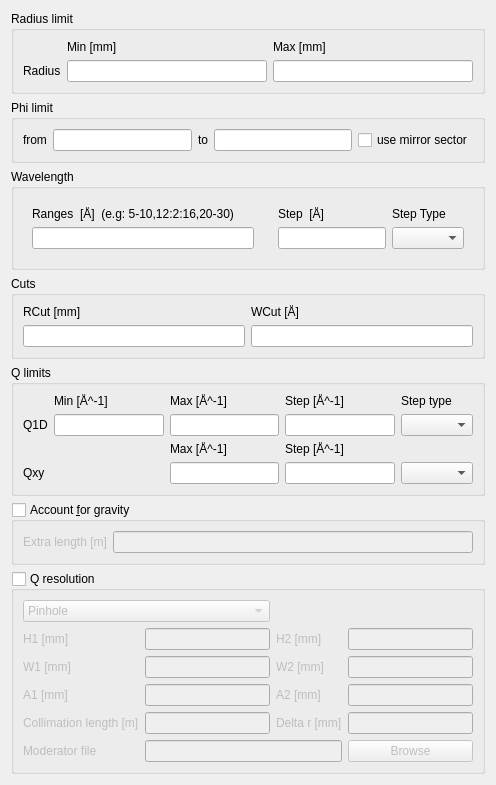
            <widget class="QWidget" name="q_tab">
             <attribute name="title">
              <string>Q, Wavelength, Detector Limits</string>
             </attribute>
             <layout class="QHBoxLayout" name="horizontalLayout_6">
              <item>
               <layout class="QVBoxLayout" name="q_tab_left_layout">
                <item>
                 <widget class="QGroupBox" name="radius_limit_group_box">
                  <property name="toolTip">
                   <string>&lt;html&gt;&lt;head/&gt;&lt;body&gt;&lt;p&gt;Disk mask which is useful for the beam stop&lt;/p&gt;&lt;/body&gt;&lt;/html&gt;</string>
                  </property>
                  <property name="title">
                   <string>Radius limit</string>
                  </property>
                  <layout class="QGridLayout" name="gridLayout_19">
                   <item row="1" column="1">
                    <widget class="QLineEdit" name="radius_limit_min_line_edit">
                     <property name="toolTip">
                      <string>&lt;html&gt;&lt;head/&gt;&lt;body&gt;&lt;p&gt;Lower radius setting in mm.&lt;/p&gt;&lt;/body&gt;&lt;/html&gt;</string>
                     </property>
                    </widget>
                   </item>
                   <item row="1" column="0">
                    <widget class="QLabel" name="phi_limit">
                     <property name="text">
                      <string>Radius</string>
                     </property>
                    </widget>
                   </item>
                   <item row="1" column="2">
                    <widget class="QLineEdit" name="radius_limit_max_line_edit">
                     <property name="toolTip">
                      <string>&lt;html&gt;&lt;head/&gt;&lt;body&gt;&lt;p&gt;Upper radius setting in mm.&lt;/p&gt;&lt;/body&gt;&lt;/html&gt;</string>
                     </property>
                    </widget>
                   </item>
                   <item row="0" column="1">
                    <widget class="QLabel" name="radius_limit_min_label">
                     <property name="text">
                      <string>Min [mm]</string>
                     </property>
                    </widget>
                   </item>
                   <item row="0" column="2">
                    <widget class="QLabel" name="radius_limit_max_label">
                     <property name="text">
                      <string>Max [mm]</string>
                     </property>
                    </widget>
                   </item>
                  </layout>
                 </widget>
                </item>
                <item>
                 <widget class="QGroupBox" name="phi_limit_group_box">
                  <property name="toolTip">
                   <string>&lt;html&gt;&lt;head/&gt;&lt;body&gt;&lt;p&gt;Allows for selecting pizza slice masks.&lt;/p&gt;&lt;/body&gt;&lt;/html&gt;</string>
                  </property>
                  <property name="title">
                   <string>Phi limit</string>
                  </property>
                  <layout class="QGridLayout" name="gridLayout_18">
                   <item row="0" column="3">
                    <widget class="QLabel" name="phi_limit_to_label">
                     <property name="text">
                      <string>to</string>
                     </property>
                    </widget>
                   </item>
                   <item row="0" column="4">
                    <widget class="QLineEdit" name="phi_limit_max_line_edit">
                     <property name="toolTip">
                      <string>&lt;html&gt;&lt;head/&gt;&lt;body&gt;&lt;p&gt;Stop angle in degree&lt;/p&gt;&lt;/body&gt;&lt;/html&gt;</string>
                     </property>
                    </widget>
                   </item>
                   <item row="0" column="0">
                    <widget class="QLabel" name="phi_limit_from_label">
                     <property name="text">
                      <string>from</string>
                     </property>
                    </widget>
                   </item>
                   <item row="0" column="1">
                    <widget class="QLineEdit" name="phi_limit_min_line_edit">
                     <property name="toolTip">
                      <string>&lt;html&gt;&lt;head/&gt;&lt;body&gt;&lt;p&gt;Start angle in degree&lt;/p&gt;&lt;/body&gt;&lt;/html&gt;</string>
                     </property>
                    </widget>
                   </item>
                   <item row="0" column="5">
                    <widget class="QCheckBox" name="phi_limit_use_mirror_check_box">
                     <property name="toolTip">
                      <string>&lt;html&gt;&lt;head/&gt;&lt;body&gt;&lt;p&gt;If the mirror sector should be used.&lt;/p&gt;&lt;/body&gt;&lt;/html&gt;</string>
                     </property>
                     <property name="text">
                      <string>use mirror sector</string>
                     </property>
                    </widget>
                   </item>
                  </layout>
                 </widget>
                </item>
                <item alignment="Qt::AlignTop">
                 <widget class="QGroupBox" name="groupBox">
                  <property name="sizePolicy">
                   <sizepolicy hsizetype="Preferred" vsizetype="Maximum">
                    <horstretch>0</horstretch>
                    <verstretch>0</verstretch>
                   </sizepolicy>
                  </property>
                  <property name="toolTip">
                   <string>&lt;html&gt;&lt;head/&gt;&lt;body&gt;&lt;p&gt;Settings concerning the wavelength binning when data is transformed from time-of-flight to wavelength units.&lt;/p&gt;&lt;/body&gt;&lt;/html&gt;</string>
                  </property>
                  <property name="title">
                   <string>Wavelength</string>
                  </property>
                  <layout class="QHBoxLayout" name="horizontalLayout_10">
                   <item>
                    <widget class="QStackedWidget" name="wavelength_stacked_widget">
                     <property name="sizePolicy">
                      <sizepolicy hsizetype="Preferred" vsizetype="Maximum">
                       <horstretch>0</horstretch>
                       <verstretch>0</verstretch>
                      </sizepolicy>
                     </property>
                     <property name="maximumSize">
                      <size>
                       <width>16777215</width>
                       <height>66</height>
                      </size>
                     </property>
                     <property name="lineWidth">
                      <number>0</number>
                     </property>
                     <property name="currentIndex">
                      <number>1</number>
                     </property>
                     <widget class="QWidget" name="page">
                      <layout class="QGridLayout" name="gridLayout_3">
                       <item row="0" column="0">
                        <widget class="QLabel" name="wavelength_min_label">
                         <property name="text">
                          <string>Min [Å]</string>
                         </property>
                        </widget>
                       </item>
                       <item row="0" column="1">
                        <widget class="QLabel" name="wavelength_max_label">
                         <property name="text">
                          <string>Max  [Å]</string>
                         </property>
                        </widget>
                       </item>
                       <item row="1" column="0">
                        <widget class="QLineEdit" name="wavelength_min_line_edit"/>
                       </item>
                       <item row="1" column="1">
                        <widget class="QLineEdit" name="wavelength_max_line_edit"/>
                       </item>
                      </layout>
                     </widget>
                     <widget class="QWidget" name="page_2">
                      <layout class="QGridLayout" name="gridLayout_6">
                       <item row="2" column="0">
                        <widget class="QLineEdit" name="wavelength_slices_line_edit">
                         <property name="toolTip">
                          <string>&lt;html&gt;&lt;head/&gt;&lt;body&gt;&lt;p&gt;It is possible to perform wavelength slices of the data and reduce these separately.&lt;/p&gt;&lt;p&gt;Input can be:&lt;/p&gt;&lt;p&gt;-&lt;span style=&quot; font-style:italic;&quot;&gt; start:step:stop&lt;/span&gt; specifies wavelength slices from the &lt;span style=&quot; font-style:italic;&quot;&gt;start&lt;/span&gt; value to the &lt;span style=&quot; font-style:italic;&quot;&gt;stop &lt;/span&gt;value in steps of &lt;span style=&quot; font-style:italic;&quot;&gt;step&lt;/span&gt;&lt;/p&gt;&lt;p&gt;- &lt;span style=&quot; font-style:italic;&quot;&gt;start-stop &lt;/span&gt;which specifies a wavelength slice from the &lt;span style=&quot; font-style:italic;&quot;&gt;start&lt;/span&gt; value to the &lt;span style=&quot; font-style:italic;&quot;&gt;stop&lt;/span&gt; value&lt;/p&gt;&lt;p&gt;- &lt;span style=&quot; font-style:italic;&quot;&gt;&amp;gt;start&lt;/span&gt; specifies a slice from the &lt;span style=&quot; font-style:italic;&quot;&gt;start &lt;/span&gt;value to the end of the data set&lt;/p&gt;&lt;p&gt;- &lt;span style=&quot; font-style:italic;&quot;&gt;&amp;lt;stop&lt;/span&gt; specifes a slice from the start of the data set to the &lt;span style=&quot; font-style:italic;&quot;&gt;stop &lt;/span&gt;value&lt;/p&gt;&lt;p&gt;In addition it is possible to concatenate these specifications using comma-separation. An example is:&lt;/p&gt;&lt;p&gt;&lt;span style=&quot; font-style:italic;&quot;&gt;5-10,12:2:16,20-30&lt;/span&gt;&lt;/p&gt;&lt;p&gt;A reduction will always be done between the maximum and minimum wavelengths of a given set.&lt;/p&gt;&lt;/body&gt;&lt;/html&gt;</string>
                         </property>
                        </widget>
                       </item>
                       <item row="1" column="0">
                        <widget class="QLabel" name="label_7">
                         <property name="toolTip">
                          <string>&lt;html&gt;&lt;head/&gt;&lt;body&gt;&lt;p&gt;It is possible to perform wavelength slices of the data and reduce these separately.&lt;/p&gt;&lt;p&gt;Input can be:&lt;/p&gt;&lt;p&gt;-&lt;span style=&quot; font-style:italic;&quot;&gt; start:step:stop&lt;/span&gt; specifies wavelength slices from the &lt;span style=&quot; font-style:italic;&quot;&gt;start&lt;/span&gt; value to the &lt;span style=&quot; font-style:italic;&quot;&gt;stop &lt;/span&gt;value in steps of &lt;span style=&quot; font-style:italic;&quot;&gt;step&lt;/span&gt;&lt;/p&gt;&lt;p&gt;- &lt;span style=&quot; font-style:italic;&quot;&gt;start-stop &lt;/span&gt;which specifies a wavelength slice from the &lt;span style=&quot; font-style:italic;&quot;&gt;start&lt;/span&gt; value to the &lt;span style=&quot; font-style:italic;&quot;&gt;stop&lt;/span&gt; value&lt;/p&gt;&lt;p&gt;- &lt;span style=&quot; font-style:italic;&quot;&gt;&amp;gt;start&lt;/span&gt; specifies a slice from the &lt;span style=&quot; font-style:italic;&quot;&gt;start &lt;/span&gt;value to the end of the data set&lt;/p&gt;&lt;p&gt;- &lt;span style=&quot; font-style:italic;&quot;&gt;&amp;lt;stop&lt;/span&gt; specifes a slice from the start of the data set to the &lt;span style=&quot; font-style:italic;&quot;&gt;stop &lt;/span&gt;value&lt;/p&gt;&lt;p&gt;In addition it is possible to concatenate these specifications using comma-separation. An example is:&lt;/p&gt;&lt;p&gt;&lt;span style=&quot; font-style:italic;&quot;&gt;5-10,12:2:16,20-30&lt;/span&gt;&lt;/p&gt;&lt;p&gt;A reduction will always be done between the maximum and minimum wavelengths of a given set.&lt;/p&gt;&lt;/body&gt;&lt;/html&gt;</string>
                         </property>
                         <property name="text">
                          <string>Ranges  [Å]  (e.g: 5-10,12:2:16,20-30)</string>
                         </property>
                        </widget>
                       </item>
                      </layout>
                     </widget>
                    </widget>
                   </item>
                   <item>
                    <widget class="QWidget" name="widget" native="true">
                     <property name="sizePolicy">
                      <sizepolicy hsizetype="Preferred" vsizetype="Maximum">
                       <horstretch>0</horstretch>
                       <verstretch>0</verstretch>
                      </sizepolicy>
                     </property>
                     <property name="maximumSize">
                      <size>
                       <width>16777215</width>
                       <height>66</height>
                      </size>
                     </property>
                     <layout class="QGridLayout" name="gridLayout_14">
                      <item row="0" column="0">
                       <widget class="QLabel" name="wavelength_step_label">
                        <property name="text">
                         <string>Step  [Å]</string>
                        </property>
                       </widget>
                      </item>
                      <item row="0" column="1">
                       <widget class="QLabel" name="wavelength_step_type_label">
                        <property name="text">
                         <string>Step Type</string>
                        </property>
                       </widget>
                      </item>
                      <item row="1" column="0">
                       <widget class="QLineEdit" name="wavelength_step_line_edit"/>
                      </item>
                      <item row="1" column="1">
                       <widget class="QComboBox" name="wavelength_step_type_combo_box"/>
                      </item>
                     </layout>
                    </widget>
                   </item>
                  </layout>
                 </widget>
                </item>
                <item>
                 <widget class="QGroupBox" name="groupBox_2">
                  <property name="title">
                   <string>Cuts</string>
                  </property>
                  <layout class="QGridLayout" name="gridLayout_14">
                   <item row="0" column="0">
                    <widget class="QLabel" name="q_1d_label_2">
                     <property name="toolTip">
                      <string>&lt;html&gt;&lt;head/&gt;&lt;body&gt;&lt;p&gt;Momentum transfer settings for 1D reductions.&lt;/p&gt;&lt;/body&gt;&lt;/html&gt;</string>
                     </property>
                     <property name="text">
                      <string>RCut [mm]</string>
                     </property>
                    </widget>
                   </item>
                   <item row="0" column="1">
                    <widget class="QLabel" name="q_1d_label_3">
                     <property name="toolTip">
                      <string>&lt;html&gt;&lt;head/&gt;&lt;body&gt;&lt;p&gt;Momentum transfer settings for 1D reductions.&lt;/p&gt;&lt;/body&gt;&lt;/html&gt;</string>
                     </property>
                     <property name="text">
                      <string>WCut [Å]</string>
                     </property>
                    </widget>
                   </item>
                   <item row="1" column="0">
                    <widget class="QLineEdit" name="r_cut_line_edit"/>
                   </item>
                   <item row="1" column="1">
                    <widget class="QLineEdit" name="w_cut_line_edit"/>
                   </item>
                  </layout>
                 </widget>
                </item>
                <item>
                 <widget class="QGroupBox" name="q_limits_group_box">
                  <property name="toolTip">
                   <string>&lt;html&gt;&lt;head/&gt;&lt;body&gt;&lt;p&gt;Settings for the momentum transfer limits.&lt;/p&gt;&lt;/body&gt;&lt;/html&gt;</string>
                  </property>
                  <property name="title">
                   <string>Q limits</string>
                  </property>
                  <layout class="QGridLayout" name="gridLayout_15">
                   <item row="1" column="2">
                    <widget class="QLineEdit" name="q_1d_min_line_edit">
                     <property name="toolTip">
                      <string>&lt;html&gt;&lt;head/&gt;&lt;body&gt;&lt;p&gt;The lower bound of the momentum transfer for a 1D reduction.&lt;/p&gt;&lt;/body&gt;&lt;/html&gt;</string>
                     </property>
                    </widget>
                   </item>
                   <item row="0" column="5">
                    <widget class="QLabel" name="q_step_type_label">
                     <property name="text">
                      <string>Step type</string>
                     </property>
                    </widget>
                   </item>
                   <item row="0" column="4">
                    <widget class="QLabel" name="q_step_label">
                     <property name="text">
                      <string>Step [Å^-1]</string>
                     </property>
                    </widget>
                   </item>
                   <item row="3" column="3">
                    <widget class="QLineEdit" name="q_xy_max_line_edit">
                     <property name="toolTip">
                      <string>&lt;html&gt;&lt;head/&gt;&lt;body&gt;&lt;p&gt;The upper bound of the momentum transfer for a 2D reduction.&lt;/p&gt;&lt;/body&gt;&lt;/html&gt;</string>
                     </property>
                    </widget>
                   </item>
                   <item row="3" column="0">
                    <widget class="QLabel" name="q_xy_label">
                     <property name="toolTip">
                      <string>&lt;html&gt;&lt;head/&gt;&lt;body&gt;&lt;p&gt;Momentum transfer settings for 2D reductions.&lt;/p&gt;&lt;/body&gt;&lt;/html&gt;</string>
                     </property>
                     <property name="text">
                      <string>Qxy</string>
                     </property>
                    </widget>
                   </item>
                   <item row="1" column="0">
                    <widget class="QLabel" name="q_1d_label">
                     <property name="toolTip">
                      <string>&lt;html&gt;&lt;head/&gt;&lt;body&gt;&lt;p&gt;Momentum transfer settings for 1D reductions.&lt;/p&gt;&lt;/body&gt;&lt;/html&gt;</string>
                     </property>
                     <property name="text">
                      <string>Q1D</string>
                     </property>
                    </widget>
                   </item>
                   <item row="0" column="2">
                    <widget class="QLabel" name="q_min_label">
                     <property name="text">
                      <string>Min [Å^-1]</string>
                     </property>
                    </widget>
                   </item>
                   <item row="3" column="4">
                    <widget class="QLineEdit" name="q_xy_step_line_edit">
                     <property name="toolTip">
                      <string>&lt;html&gt;&lt;head/&gt;&lt;body&gt;&lt;p&gt;The step of the momentum transfer for a 2D reduction.&lt;/p&gt;&lt;/body&gt;&lt;/html&gt;</string>
                     </property>
                    </widget>
                   </item>
                   <item row="1" column="5">
                    <widget class="QComboBox" name="q_1d_step_type_combo_box">
                     <property name="toolTip">
                      <string>&lt;html&gt;&lt;head/&gt;&lt;body&gt;&lt;p&gt;The step type of the momentum transfer for a 1D reduction.&lt;/p&gt;&lt;/body&gt;&lt;/html&gt;</string>
                     </property>
                    </widget>
                   </item>
                   <item row="3" column="5">
                    <widget class="QComboBox" name="q_xy_step_type_combo_box">
                     <property name="toolTip">
                      <string>&lt;html&gt;&lt;head/&gt;&lt;body&gt;&lt;p&gt;The step type of the momentum transfer for a 2D reduction.&lt;/p&gt;&lt;/body&gt;&lt;/html&gt;</string>
                     </property>
                    </widget>
                   </item>
                   <item row="1" column="4">
                    <widget class="QLineEdit" name="q_1d_step_line_edit">
                     <property name="toolTip">
                      <string>&lt;html&gt;&lt;head/&gt;&lt;body&gt;&lt;p&gt;The step of the momentum transfer for a 1D reduction.&lt;/p&gt;&lt;/body&gt;&lt;/html&gt;</string>
                     </property>
                    </widget>
                   </item>
                   <item row="1" column="3">
                    <widget class="QLineEdit" name="q_1d_max_line_edit">
                     <property name="toolTip">
                      <string>&lt;html&gt;&lt;head/&gt;&lt;body&gt;&lt;p&gt;The upper bound of the momentum transfer for a 1D reduction.&lt;/p&gt;&lt;/body&gt;&lt;/html&gt;</string>
                     </property>
                    </widget>
                   </item>
                   <item row="0" column="3">
                    <widget class="QLabel" name="q_max_label">
                     <property name="text">
                      <string>Max [Å^-1]</string>
                     </property>
                    </widget>
                   </item>
                   <item row="2" column="3">
                    <widget class="QLabel" name="q_xy_max_label">
                     <property name="text">
                      <string>Max [Å^-1]</string>
                     </property>
                    </widget>
                   </item>
                   <item row="2" column="4">
                    <widget class="QLabel" name="q_xy_step_label">
                     <property name="text">
                      <string>Step [Å^-1]</string>
                     </property>
                    </widget>
                   </item>
                  </layout>
                 </widget>
                </item>
                <item>
                 <widget class="QGroupBox" name="gravity_group_box">
                  <property name="toolTip">
                   <string>&lt;html&gt;&lt;head/&gt;&lt;body&gt;&lt;p&gt;Gravity settings. If checked then gravity will be accounted for in the reduction.&lt;/p&gt;&lt;/body&gt;&lt;/html&gt;</string>
                  </property>
                  <property name="title">
                   <string>Account &amp;for gravity</string>
                  </property>
                  <property name="checkable">
                   <bool>true</bool>
                  </property>
                  <property name="checked">
                   <bool>false</bool>
                  </property>
                  <layout class="QGridLayout" name="gridLayout_17">
                   <item row="0" column="0">
                    <widget class="QLabel" name="gravity_extra_length_label">
                     <property name="toolTip">
                      <string>&lt;html&gt;&lt;head/&gt;&lt;body&gt;&lt;p&gt;Extra length for the gravity correction.&lt;/p&gt;&lt;/body&gt;&lt;/html&gt;</string>
                     </property>
                     <property name="text">
                      <string>Extra length [m]</string>
                     </property>
                    </widget>
                   </item>
                   <item row="0" column="1">
                    <widget class="QLineEdit" name="gravity_extra_length_line_edit">
                     <property name="toolTip">
                      <string>&lt;html&gt;&lt;head/&gt;&lt;body&gt;&lt;p&gt;Extra length for the gravity correction.&lt;/p&gt;&lt;/body&gt;&lt;/html&gt;</string>
                     </property>
                    </widget>
                   </item>
                  </layout>
                 </widget>
                </item>
                <item>
                 <widget class="QGroupBox" name="q_resolution_group_box">
                  <property name="toolTip">
                   <string>&lt;html&gt;&lt;head/&gt;&lt;body&gt;&lt;p&gt;Settings for Q resolution. If checked, then the Q resolution is used, else not.&lt;/p&gt;&lt;/body&gt;&lt;/html&gt;</string>
                  </property>
                  <property name="title">
                   <string>Q resolution</string>
                  </property>
                  <property name="checkable">
                   <bool>true</bool>
                  </property>
                  <property name="checked">
                   <bool>false</bool>
                  </property>
                  <layout class="QGridLayout" name="gridLayout_13">
                   <item row="0" column="0" colspan="2">
                    <widget class="QComboBox" name="q_resolution_shape_combo_box">
                     <property name="toolTip">
                      <string>&lt;html&gt;&lt;head/&gt;&lt;body&gt;&lt;p&gt;Selection of the aperture. This can be either a rectangular or a circular aperture&lt;/p&gt;&lt;/body&gt;&lt;/html&gt;</string>
                     </property>
                     <item>
                      <property name="text">
                       <string>Pinhole</string>
                      </property>
                     </item>
                     <item>
                      <property name="text">
                       <string>Slit</string>
                      </property>
                     </item>
                    </widget>
                   </item>
                   <item row="3" column="0">
                    <widget class="QLabel" name="q_resolution_source_a_label">
                     <property name="toolTip">
                      <string>&lt;html&gt;&lt;head/&gt;&lt;body&gt;&lt;p&gt;Diameter of a circular source aperature.&lt;/p&gt;&lt;/body&gt;&lt;/html&gt;</string>
                     </property>
                     <property name="text">
                      <string>A1 [mm]</string>
                     </property>
                    </widget>
                   </item>
                   <item row="3" column="2">
                    <widget class="QLabel" name="q_resolution_sample_a_label">
                     <property name="toolTip">
                      <string>&lt;html&gt;&lt;head/&gt;&lt;body&gt;&lt;p&gt;Diameter of a circular sample aperature.&lt;/p&gt;&lt;/body&gt;&lt;/html&gt;</string>
                     </property>
                     <property name="text">
                      <string>A2 [mm]</string>
                     </property>
                    </widget>
                   </item>
                   <item row="1" column="1">
                    <widget class="QLineEdit" name="q_resolution_source_h_line_edit">
                     <property name="toolTip">
                      <string>&lt;html&gt;&lt;head/&gt;&lt;body&gt;&lt;p&gt;Height of a rectangular source aperature.&lt;/p&gt;&lt;/body&gt;&lt;/html&gt;</string>
                     </property>
                    </widget>
                   </item>
                   <item row="2" column="2">
                    <widget class="QLabel" name="q_resolution_sample_w_label">
                     <property name="toolTip">
                      <string>&lt;html&gt;&lt;head/&gt;&lt;body&gt;&lt;p&gt;Width of a rectangular sample aperature.&lt;/p&gt;&lt;/body&gt;&lt;/html&gt;</string>
                     </property>
                     <property name="text">
                      <string>W2 [mm]</string>
                     </property>
                    </widget>
                   </item>
                   <item row="2" column="3">
                    <widget class="QLineEdit" name="q_resolution_sample_w_line_edit">
                     <property name="toolTip">
                      <string>&lt;html&gt;&lt;head/&gt;&lt;body&gt;&lt;p&gt;Width of a rectangular sample aperature.&lt;/p&gt;&lt;/body&gt;&lt;/html&gt;</string>
                     </property>
                    </widget>
                   </item>
                   <item row="5" column="0">
                    <widget class="QLabel" name="q_resolution_collimation_length_label">
                     <property name="toolTip">
                      <string>&lt;html&gt;&lt;head/&gt;&lt;body&gt;&lt;p&gt;The collimation length.&lt;/p&gt;&lt;/body&gt;&lt;/html&gt;</string>
                     </property>
                     <property name="text">
                      <string>Collimation length [m]</string>
                     </property>
                    </widget>
                   </item>
                   <item row="5" column="2">
                    <widget class="QLabel" name="q_resolution_delta_r_label">
                     <property name="toolTip">
                      <string>&lt;html&gt;&lt;head/&gt;&lt;body&gt;&lt;p&gt;Delta r.&lt;/p&gt;&lt;/body&gt;&lt;/html&gt;</string>
                     </property>
                     <property name="text">
                      <string>Delta r [mm]</string>
                     </property>
                    </widget>
                   </item>
                   <item row="6" column="1" colspan="2">
                    <widget class="QLineEdit" name="q_resolution_moderator_file_line_edit">
                     <property name="toolTip">
                      <string>&lt;html&gt;&lt;head/&gt;&lt;body&gt;&lt;p&gt;Path to the moderator file.&lt;/p&gt;&lt;/body&gt;&lt;/html&gt;</string>
                     </property>
                    </widget>
                   </item>
                   <item row="6" column="3">
                    <widget class="QPushButton" name="q_resolution_moderator_file_push_button">
                     <property name="text">
                      <string>Browse</string>
                     </property>
                    </widget>
                   </item>
                   <item row="6" column="0">
                    <widget class="QLabel" name="q_resolution_moderator_file_label">
                     <property name="toolTip">
                      <string>&lt;html&gt;&lt;head/&gt;&lt;body&gt;&lt;p&gt;Path to the moderator file.&lt;/p&gt;&lt;/body&gt;&lt;/html&gt;</string>
                     </property>
                     <property name="text">
                      <string>Moderator file</string>
                     </property>
                    </widget>
                   </item>
                   <item row="5" column="1">
                    <widget class="QLineEdit" name="q_resolution_collimation_length_line_edit">
                     <property name="toolTip">
                      <string>&lt;html&gt;&lt;head/&gt;&lt;body&gt;&lt;p&gt;The collimation length.&lt;/p&gt;&lt;/body&gt;&lt;/html&gt;</string>
                     </property>
                    </widget>
                   </item>
                   <item row="5" column="3">
                    <widget class="QLineEdit" name="q_resolution_delta_r_line_edit">
                     <property name="toolTip">
                      <string>&lt;html&gt;&lt;head/&gt;&lt;body&gt;&lt;p&gt;Delta r.&lt;/p&gt;&lt;/body&gt;&lt;/html&gt;</string>
                     </property>
                    </widget>
                   </item>
                   <item row="3" column="3">
                    <widget class="QLineEdit" name="q_resolution_sample_a_line_edit">
                     <property name="toolTip">
                      <string>&lt;html&gt;&lt;head/&gt;&lt;body&gt;&lt;p&gt;Diameter of a circular sample aperature.&lt;/p&gt;&lt;/body&gt;&lt;/html&gt;</string>
                     </property>
                    </widget>
                   </item>
                   <item row="3" column="1">
                    <widget class="QLineEdit" name="q_resolution_source_a_line_edit">
                     <property name="toolTip">
                      <string>&lt;html&gt;&lt;head/&gt;&lt;body&gt;&lt;p&gt;Diameter of a circular source aperature.&lt;/p&gt;&lt;/body&gt;&lt;/html&gt;</string>
                     </property>
                    </widget>
                   </item>
                   <item row="2" column="1">
                    <widget class="QLineEdit" name="q_resolution_source_w_line_edit">
                     <property name="toolTip">
                      <string>&lt;html&gt;&lt;head/&gt;&lt;body&gt;&lt;p&gt;Width of a rectangular source aperature.&lt;/p&gt;&lt;/body&gt;&lt;/html&gt;</string>
                     </property>
                    </widget>
                   </item>
                   <item row="1" column="0">
                    <widget class="QLabel" name="q_resolution_source_h_label">
                     <property name="toolTip">
                      <string>&lt;html&gt;&lt;head/&gt;&lt;body&gt;&lt;p&gt;Height of a rectangular source aperature.&lt;/p&gt;&lt;/body&gt;&lt;/html&gt;</string>
                     </property>
                     <property name="text">
                      <string>H1 [mm]</string>
                     </property>
                    </widget>
                   </item>
                   <item row="1" column="3">
                    <widget class="QLineEdit" name="q_resolution_sample_h_line_edit">
                     <property name="toolTip">
                      <string>&lt;html&gt;&lt;head/&gt;&lt;body&gt;&lt;p&gt;Height of a rectangular sample aperature.&lt;/p&gt;&lt;/body&gt;&lt;/html&gt;</string>
                     </property>
                    </widget>
                   </item>
                   <item row="2" column="0">
                    <widget class="QLabel" name="q_resolution_source_w_label">
                     <property name="toolTip">
                      <string>&lt;html&gt;&lt;head/&gt;&lt;body&gt;&lt;p&gt;Width of a rectangular source aperature.&lt;/p&gt;&lt;/body&gt;&lt;/html&gt;</string>
                     </property>
                     <property name="text">
                      <string>W1 [mm]</string>
                     </property>
                    </widget>
                   </item>
                   <item row="1" column="2">
                    <widget class="QLabel" name="q_resolution_sample_h_label">
                     <property name="toolTip">
                      <string>&lt;html&gt;&lt;head/&gt;&lt;body&gt;&lt;p&gt;Height of a rectangular sample aperature.&lt;/p&gt;&lt;/body&gt;&lt;/html&gt;</string>
                     </property>
                     <property name="text">
                      <string>H2 [mm]</string>
                     </property>
                    </widget>
                   </item>
                  </layout>
                 </widget>
                </item>
               </layout>
              </item>
              <item>
               <layout class="QVBoxLayout" name="q_tab_right_layout"/>
              </item>
             </layout>
            </widget>
